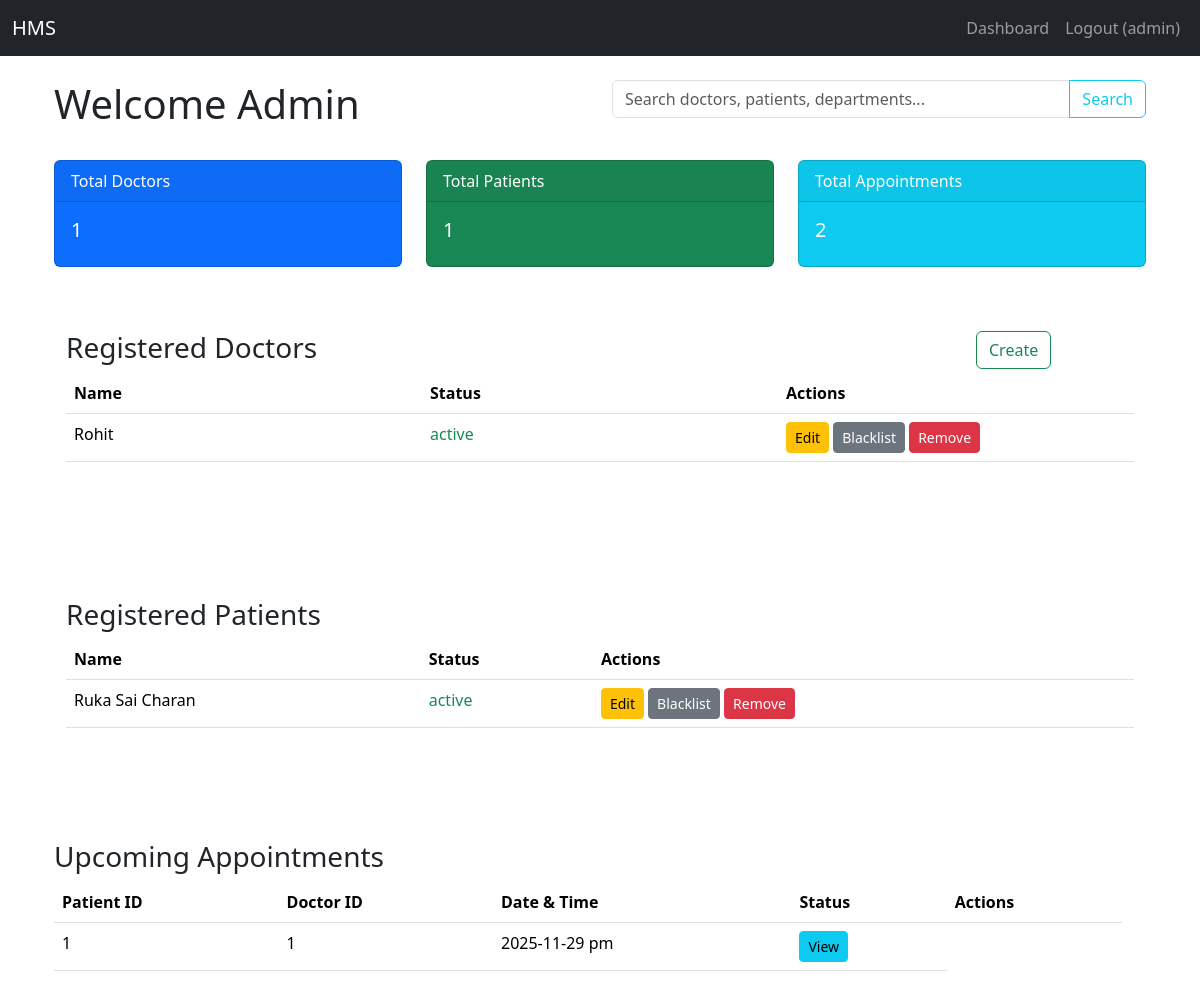
The app's page /admin/dashboard (signed in), older data.
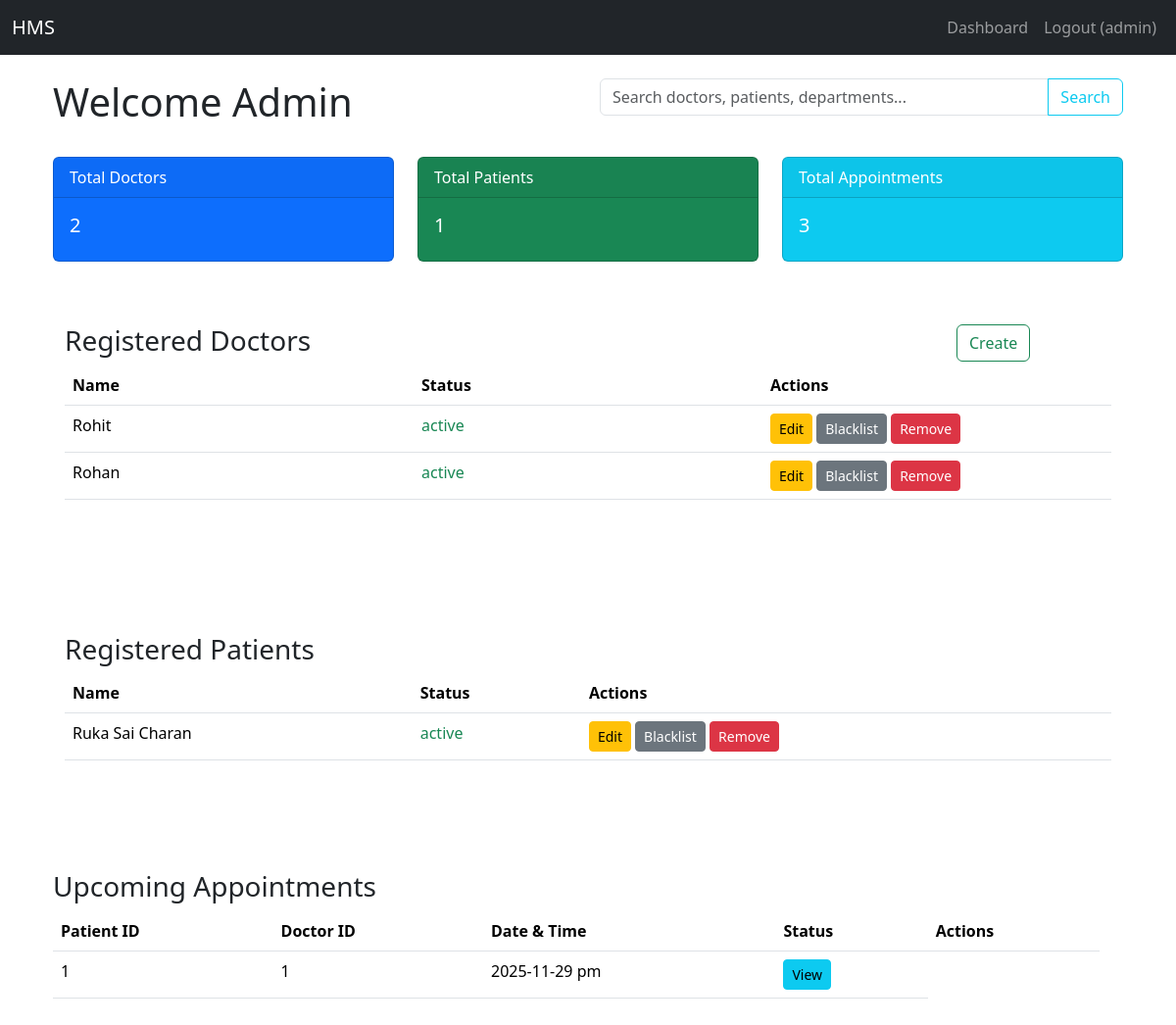
The same page, newer data.
### models.py (models this page shows)
class Doctor(db.Model):
    id = db.Column(db.Integer, primary_key=True)
    user_id = db.Column(db.Integer, db.ForeignKey('user.id'), nullable=False)
    department_id = db.Column(db.Integer, db.ForeignKey('department.id'), nullable=False)
    name = db.Column(db.String(100), nullable=False)
    dob = db.Column(db.DateTime, nullable=False)
    experience = db.Column(db.Integer, nullable=False)
    specialization = db.Column(db.String(100), nullable=False)
    qualifications = db.Column(db.String(100), nullable=True)
    availability = db.Column(db.String(200), default='{}')

class User(db.Model):
    id = db.Column(db.Integer, primary_key=True)
    username = db.Column(db.String(150), unique=True, nullable=False)
    password = db.Column(db.String(150), nullable=False)
    role = db.Column(db.String(50), nullable=False) # 'admin', 'doctor', 'patient'
    status = db.Column(db.String(50), nullable=False, default='active') # active, blacklisted

class Patient(db.Model):
    id = db.Column(db.Integer, primary_key=True)
    user_id = db.Column(db.Integer, db.ForeignKey('user.id'), nullable=False)
    name = db.Column(db.String(100), nullable=False)
    contact = db.Column(db.String(100))

class Appointment(db.Model):
    id = db.Column(db.Integer, primary_key=True)
    patient_id = db.Column(db.Integer, db.ForeignKey('patient.id'), nullable=False)
    doctor_id = db.Column(db.Integer, db.ForeignKey('doctor.id'), nullable=False)
    appointment_date = db.Column(db.String(100), nullable=False)
    status = db.Column(db.String(50), default='Booked') # e.g., Booked, Completed, Cancelled

### app.py (the view)
@app.route('/admin/dashboard')
def admin_dashboard():
    if 'user_id' not in session:
        flash('Please log in to access this page.')
        return redirect(url_for('login'))
    if session.get('role') != 'admin':
        flash('You do not have permission to access this page.')
        return redirect(url_for('dashboard'))
    doctor_count = Doctor.query.count()
    patient_count = Patient.query.count()
    appointment_count = Appointment.query.count()
    doctors = db.session.query(Doctor, User).join(User, Doctor.user_id == User.id).all()
    patients = db.session.query(Patient, User).join(User, Patient.user_id == User.id).all()
    appointments = Appointment.query.filter_by(status="Booked").all()
    departments = Department.query.all()
    form = AddDoctorForm()
    form.department.choices = [(d.id, d.name) for d in departments]
    return render_template(
        'admin_dashboard.html',
        doctor_count=doctor_count,
        patient_count=patient_count,
        appointment_count=appointment_count,
        doctors=doctors, # (Doctor, User)
        patients=patients, # (Patient, User)
        appointments=appointments,
        form=form  # pass the form to the template
    )

### forms.py (shortened to what this page needs)
class AddDoctorForm(FlaskForm):
    name = StringField('Full Name', validators=[DataRequired(), Length(min=2, max=100)])
    dob = DateField('Date of Birth', format='%Y-%m-%d', validators=[DataRequired()])
    specialization = StringField('Specialization', validators=[DataRequired(), Length(min=4, max=150)])
    experience =  IntegerField('Experience', validators=[DataRequired(), NumberRange(min=0)])
    department = SelectField('Department', coerce=int, validators=[DataRequired()])
    qualifications = StringField('Qualifications', validators=[DataRequired(), Length(min=4, max=150)])
    submit = SubmitField('Add Doctor')

### templates/admin_dashboard.html (shortened to what the changed rows need)
{% extends "base.html" %}
{% block content %}
<div class="container-fluid">
    <div class="row my-4">
        <div class="col-md-6">
            <h1 class="">Welcome Admin</h1>
        </div>
    </div>
    <div class="row">
        <div class="col-md-4">
            <div class="card text-white bg-primary mb-3">
                <div class="card-body">
                    <h5 class="card-title">{{ doctor_count }}</h5>
                </div>
            </div>
        </div>
        <div class="col-md-4">
            <div class="card text-white bg-info mb-3">
                <div class="card-body">
                    <h5 class="card-title">{{ appointment_count }}</h5>
                </div>
            </div>
        </div>
    </div>
    <div class="container py-5">
        <table class="table table-hover" style="table-layout: fixed">
            <thead>
                <tr>
                    <th>Name</th>
                    <th>Status</th>
                    <th>Actions</th>
                </tr>
            </thead>
            <tbody>
                {% for doctor, user in doctors %}
                <tr>
                    <td>{{ doctor.name }}</td>
                    <td>
                        <span class="{{ 'text-success' if user.status == 'active' else 'text-danger' }}">
                            {{ user.status }}
                        </span>
                    </td>
                    <td>
                        <div>
                            <a href="{{ url_for('edit_doctor', doctor_id=doctor.id) }}"
                            class="btn btn-warning btn-sm">Edit</a>
                            {% if user.status == 'active' %}
                                <a href="{{ url_for('toggle_blacklist', user_id=user.id) }}"
                                class="btn btn-secondary btn-sm">Blacklist</a>
                            {% else %}
                                <a href="{{ url_for('toggle_blacklist', user_id=user.id) }}"
                                class="btn btn-success btn-sm">Activate</a>
                            {% endif %}
                            <a href="{{ url_for('remove_user', user_id=user.id) }}"
                            class="btn btn-danger btn-sm"
                            onclick="return confirm('Are you sure you want to PERMANENTLY remove this user? This cannot be undone.')">
                            Remove
                            </a>
                        </div>
                    </td>
                </tr>
                {% endfor %}
            </tbody>
        </table>
    </div>
    <br>
    <div class="container py-5">
        <table class="table table-hover">
            <thead>
                <tr>
                    <th>Name</th>
                    <th>Status</th>
                    <th>Actions</th>
                </tr>
            </thead>
            <tbody>
                {% for patient, user in patients %}
                <tr>
                    <td>{{ patient.name }}</td>
                    <td>
                        <span class="{{ 'text-success' if user.status == 'active' else 'text-danger' }}">
                            {{ user.status }}
                        </span>
                    </td>
                    <td>
                        <a href="{{ url_for('edit_patient', patient_id=patient.id) }}"
                        class="btn btn-warning btn-sm">Edit</a>
                        {% if user.status == 'active' %}
                            <a href="{{ url_for('toggle_blacklist', user_id=user.id) }}"
                            class="btn btn-secondary btn-sm">Blacklist</a>
                        {% else %}
                            <a href="{{ url_for('toggle_blacklist', user_id=user.id) }}"
                            class="btn btn-success btn-sm">Activate</a>
                        {% endif %}
                        <a href="{{ url_for('remove_user', user_id=user.id) }}"
                        class="btn btn-danger btn-sm"
                        onclick="return confirm('Are you sure you want to PERMANENTLY remove this user? This cannot be undone.')">
                        Remove
                        </a>
                    </td>
                </tr>
                {% endfor %}
            </tbody>
        </table>
    </div>
    </div>
    <div class="row container py-5">
        <div class="col-12">
            <table class="table table-hover">
                <thead>
                    <tr>
                        <th>Patient ID</th>
                        <th>Doctor ID</th>
                        <th>Date & Time</th>
                        <th>Status</th>
                        <th>Actions</th> </tr>
                </thead>
                <tbody>
                    {% for appt in appointments %}
                    <tr>
                        <td>{{ appt.patient_id }}</td>
                        <td>{{ appt.doctor_id }}</td>
                        <td>{{ appt.appointment_date }}</td>
                        <td>
                            <a href="{{ url_for('admin_view_treatment', app_id=appt.id) }}" class="btn btn-info btn-sm">
                                View
                            </a>
                        </td>
                    </tr>
                    {% endfor %}
                </tbody>
            </table>
        </div>
    </div>
</div>
{% endblock %}

Row changes from the older to the newer data that the page shows:
added Doctor: name "Rohan", status "active"
Text that changed along with them:
{{ doctor_count }}: "1" → "2"
{{ appointment_count }}: "2" → "3"
